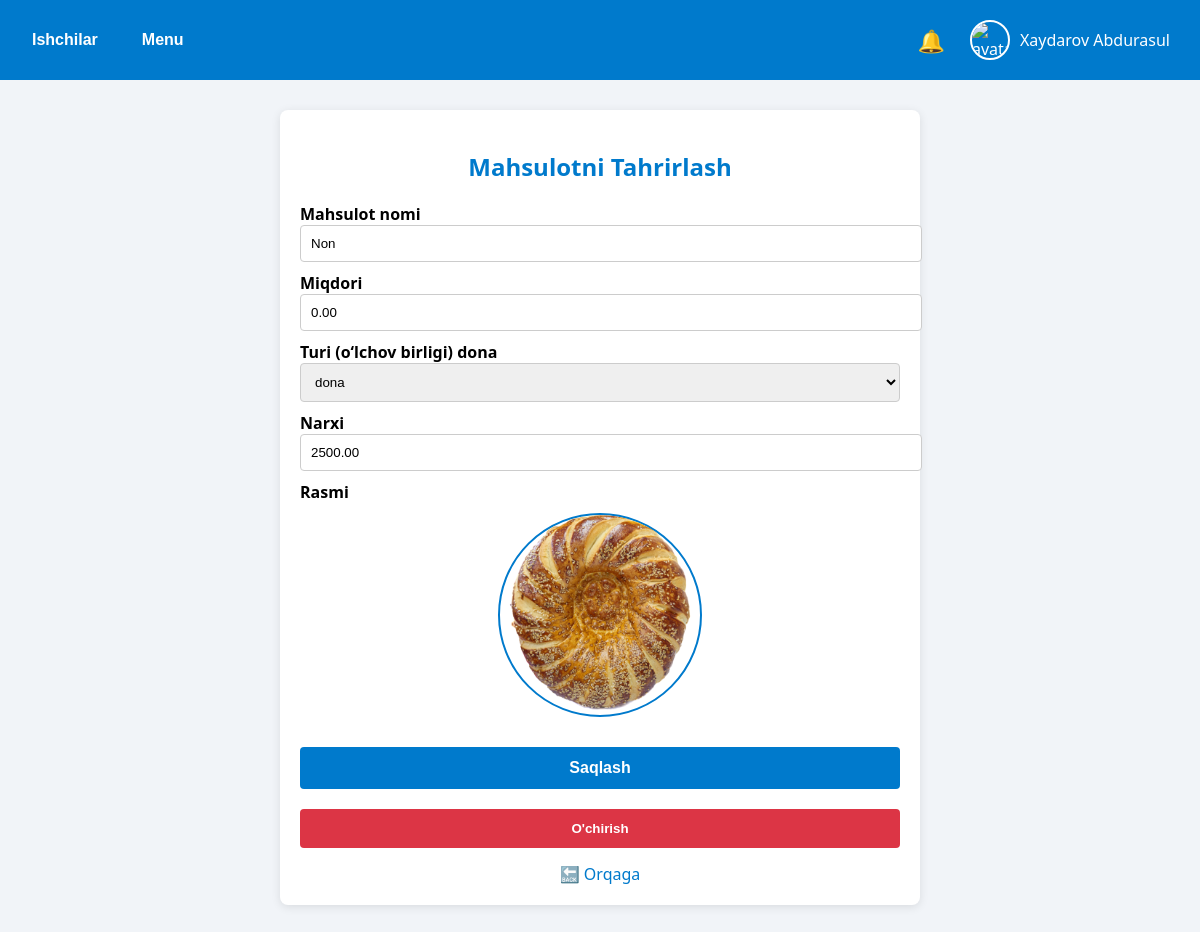
The app's page /product/3/ (signed in), older data.
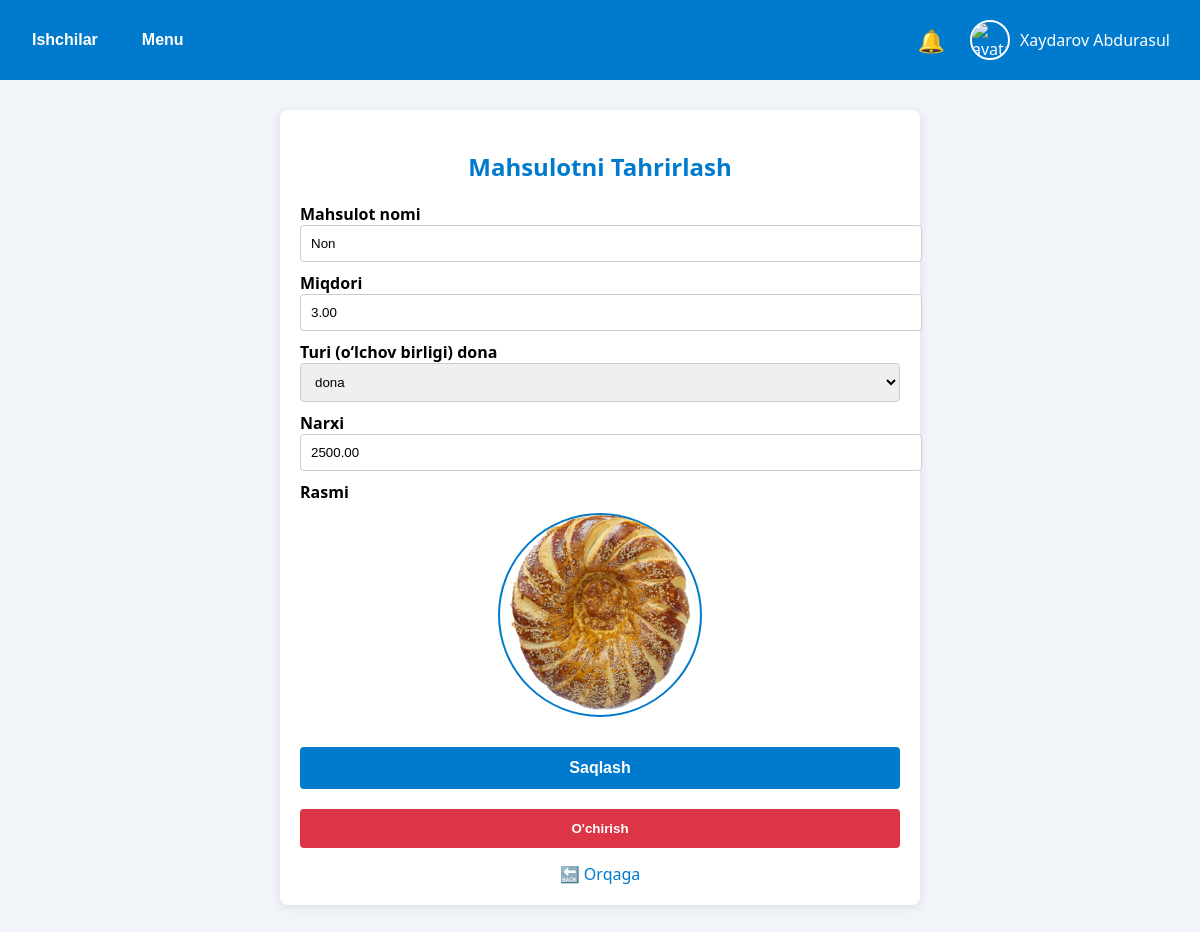
The same page, newer data.
### main/models.py (models this page shows, shortened)
class Mahsulot(models.Model):
    nomi = models.CharField(max_length=255)
    rasmi = models.ImageField(upload_to='mahsulotlar/')
    narxi = models.DecimalField(max_digits=10, decimal_places=2)
    turi = models.ForeignKey(MahsulotTuri, on_delete=models.CASCADE)
    miqdori = models.FloatField(default=0)

class MahsulotTuri(models.Model):
    nomi = models.CharField(max_length=100)  # kg, dona, l
    def __str__(self):
        return self.nomi

### main/views.py (the view, shortened to what this page needs)
# urls.py: path('product/<int:mahsulot_id>/', seemahsulot, name='seeproduct'),
@login_required(login_url='login')
def seemahsulot(request, mahsulot_id):
    mahsulot = Mahsulot.objects.get(id=mahsulot_id)
    turs=MahsulotTuri.objects.all()
    return render(request, 'seemahsulot.html', {'mahsulot': mahsulot,'turs':turs})

### main/models.py (called while the page is built)
    @property
    def rasmi(self):
        if self.type == 'yetkazib_beruvchi':
            try:
                return YetkazibBeruvchi.objects.get(user=self).rasmi.url
            except YetkazibBeruvchi.DoesNotExist:
                return None
        elif self.type == 'pazanda':
            try:
                return Pazanda.objects.get(user=self).rasmi.url
            except Pazanda.DoesNotExist:
                return None
        return None

### main/templates/seemahsulot.html (shortened to what this page needs)
{% extends 'egabase.html' %}
{% load static %}
{% block content %}
<div style="max-width: 600px; margin: 30px auto; background: #fff; padding: 20px; border-radius: 8px; box-shadow: 0 2px 10px rgba(0,0,0,0.1);">
    <h2 style="color: #007acc; text-align: center; margin-bottom: 20px;">Mahsulotni Tahrirlash</h2>
    <form method="POST" enctype="multipart/form-data">
        <label for="nomi" style="font-weight: bold;">Mahsulot nomi</label>
        <input type="text" id="nomi" name="nomi" value="{{ mahsulot.nomi }}" required
               style="width: 100%; padding: 10px; margin-bottom: 10px; border: 1px solid #ccc; border-radius: 4px;">
        <label for="miqdori" style="font-weight: bold;">Miqdori</label>
        <input type="number" id="miqdori" name="miqdori" value="{{ mahsulot.miqdori }}" required
               style="width: 100%; padding: 10px; margin-bottom: 10px; border: 1px solid #ccc; border-radius: 4px;">
        <label for="turi" style="font-weight: bold;">Turi (o‘lchov birligi) {{ mahsulot.turi }}  </label>
       <select id="turi" name="turi" required
               style="width: 100%; padding: 10px; margin-bottom: 10px; border: 1px solid #ccc; border-radius: 4px;">
               {% for tur in turs%}
               <option value="{{ tur.nomi }}" {%  if mahsulot.turi.nomi == tur.nomi %} selected  {% endif %} >{{ tur.nomi }}</option>
               {% endfor %}
               </select>
        <label for="narxi" style="font-weight: bold;">Narxi</label>
        <input type="number" id="narxi" name="narxi" value="{{ mahsulot.narxi }}" step="0.01" required
               style="width: 100%; padding: 10px; margin-bottom: 10px; border: 1px solid #ccc; border-radius: 4px;">
        <label for="rasmi_input" style="display: block; font-weight: bold;">Rasmi</label>
        <img src="{% if mahsulot.rasmi %}{{ mahsulot.rasmi.url }}{% else %}{% static 'images/default_product.jpg' %}{% endif %}"
             alt="Mahsulot rasmi"
             id="preview-rasm"
             style="width: 200px; height: 200px; object-fit: cover; border-radius: 50%; border: 2px solid #007acc; margin: 10px auto; display: block; cursor: pointer;">
        <button type="submit"
                style="margin-top: 20px; width: 100%; padding: 12px; background: #007acc; color: #fff; border: none; border-radius: 4px; font-size: 16px; font-weight: bold; cursor: pointer;">
            Saqlash
        </button>
        <a href="{% url 'delprdct' mahsulot.id %}" >
            <button type="button"
                    style="margin-top: 20px;  width: 100%; padding: 12px; background-color: #dc3545; color: white; border: none; border-radius: 4px; font-weight: bold; cursor: pointer;"
            >
                O'chirish
            </button>
        </a>
    </form>
    <a href="{% url 'main' %}" style="display: inline-block; margin-top: 15px; text-align: center; width: 100%; text-decoration: none; color: #007acc;">
        🔙 Orqaga
    </a>
</div>
{% endblock %}

Row changes from the older to the newer data that the page shows:
changed Mahsulot "Non": miqdori "0.00" → "3.00"
